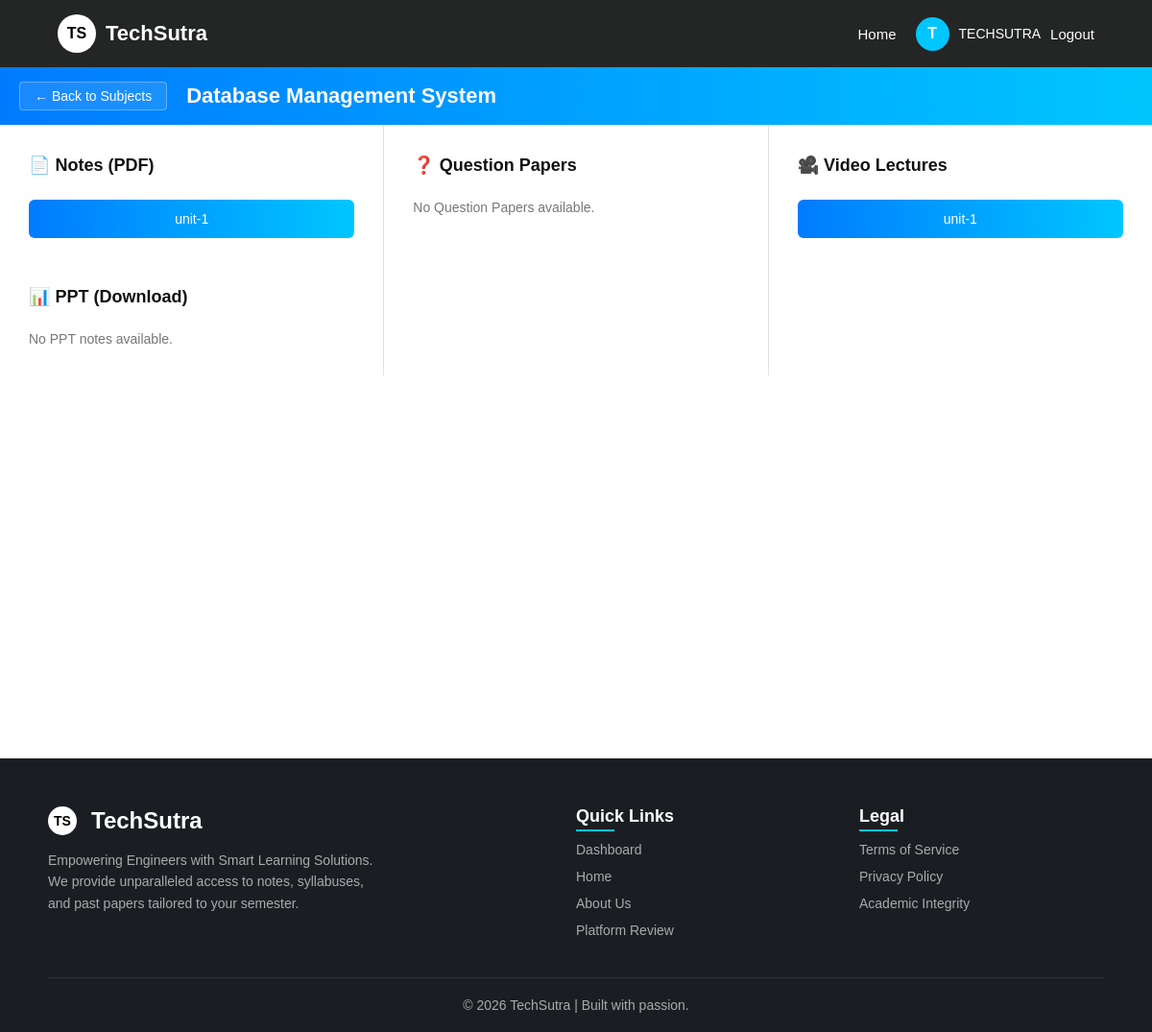
/resources/68/ (signed in), run on an earlier commit of the app's database.
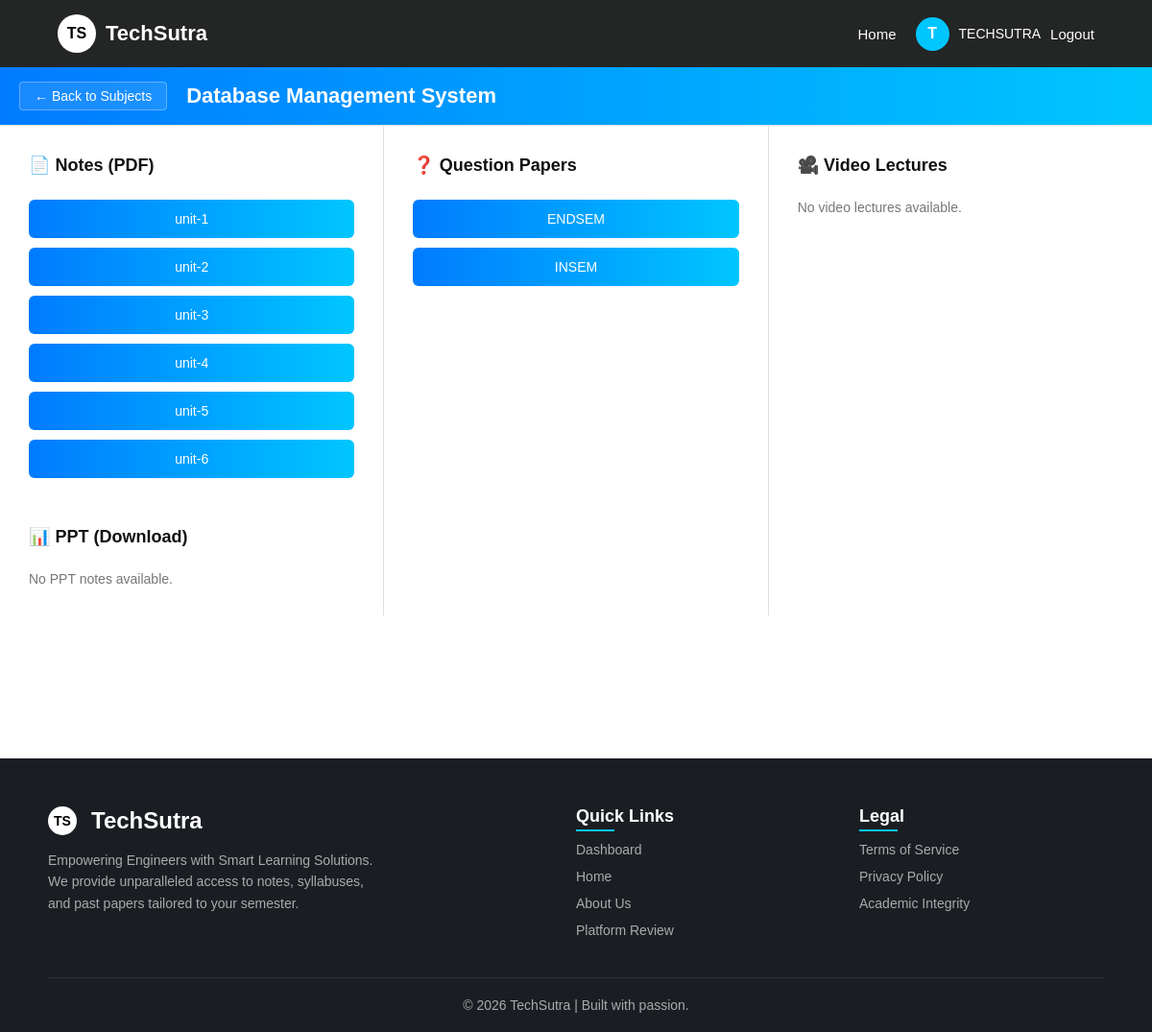
And on a later commit of the database.
### TechSutraapp/models.py (models this page shows, shortened)
class Subject(models.Model):
    semester = models.ForeignKey(Semester, on_delete=models.CASCADE, related_name="subjects")
    name = models.CharField(max_length=100)

class Resource(models.Model):
    subject = models.ForeignKey(Subject, on_delete=models.CASCADE, related_name="resources")
    title = models.CharField(max_length=200)
    file_type = models.CharField(max_length=20, choices=RESOURCE_TYPES, default='notes_pdf')
    file = models.FileField(
        upload_to='resources/',
        validators=[FileExtensionValidator(
            allowed_extensions=['pdf', 'ppt', 'pptx', 'jpg', 'jpeg', 'png', 'mp4', 'webm', 'ogg']
        )],
        blank=True,
        null=True
    )
    video_url = models.URLField(
        blank=True,
        null=True,
        help_text="For video resources only: Link to YouTube, Vimeo, or other video platforms"
    )
    uploaded_by = models.ForeignKey(User, on_delete=models.CASCADE)

### TechSutraapp/views.py (the view)
# urls.py: path('resources/<int:subject_id>/', resources, name='resources'),
@login_required(login_url='login')
def resources(request, subject_id):
    subject = get_object_or_404(Subject, id=subject_id)
    resources = subject.resources.all()
    video_lectures = subject.video_lectures.all()
    context = {
        'subject': subject,
        'notes_pdf': resources.filter(file_type='notes_pdf'),
        'notes_ppt': resources.filter(file_type='notes_ppt'),
        'question_papers': resources.filter(file_type='qp'),
        'videos': resources.filter(file_type='video'),
        'video_lectures': video_lectures,
        'syllabus': resources.filter(file_type='syllabus')
    }
    return render(request, 'TechSutraapp/resources.html', context)

### TechSutraapp/templates/TechSutraapp/resources.html (shortened to what this page needs)
{% load static %}
<!DOCTYPE html>
<html lang="en">
<head>
    <link rel="stylesheet" href="{% static 'TechSutraapp/css/style.css' %}?v=4.2">
</head>
<body>
<nav class="navbar">
    <div class="brand" onclick="goToDashboard()">
        <div class="brand-logo">TS</div>
        <h2 class="brand-name">TechSutra</h2>
    </div>
        <div class="nav-right" id="navArea">
        <a href="{% url 'home' %}" class="nav-link">Home</a>
        {% if request.user.is_authenticated %}
        <div class="user-section">
            <div class="user-logo" onclick="window.location.href='{% url 'dashboard' %}'">{{ request.user.username.0|upper }}</div>
            <span class="username" id="server-username">{{ request.user.username }}</span>                        <a href="{% url 'logout' %}" class="nav-link">Logout</a>
        </div>
        {% else %}
        <a href="{% url 'login' %}" class="login-btn">Login</a>
        {% endif %}
    </div>
</nav>
<div class="study-resources-wrapper">
    <div class="study-header-band">
        <button class="back-btn" onclick="window.location.href='{% url 'dashboard' %}?branch={{ subject.semester.department.name|urlencode }}&semester=Semester {{ subject.semester.number }}'">&#8592; Back to Subjects</button>
        <h2 class="subject-title">{{ subject.name }}</h2>
    </div>
    <div class="study-grid">
        <div class="study-col">
            <div class="resource-group">
                <h3>📄 Notes (PDF)</h3>
                {% for res in notes_pdf %}
                <button class="resource-btn" onclick="openModal('{% if res.file %}{{ res.file.url }}{% else %}#{% endif %}')">{{ res.title }}</button>
                {% empty %}
                <p style="color:#777; font-size:14px;">No PDF notes available.</p>
                {% endfor %}
            </div>
            <div class="resource-group" style="margin-top:20px;">
                <h3>📊 PPT (Download)</h3>
                {% for res in notes_ppt %}
                <button class="resource-btn" onclick="openModal('{% if res.file %}{{ res.file.url }}{% else %}#{% endif %}')">{{ res.title }}</button>
                {% empty %}
                <p style="color:#777; font-size:14px;">No PPT notes available.</p>
                {% endfor %}
            </div>
        </div>
        <div class="study-col">
            <div class="resource-group">
                <h3>❓ Question Papers</h3>
                {% for res in question_papers %}
                <button class="resource-btn" onclick="openModal('{% if res.file %}{{ res.file.url }}{% else %}#{% endif %}')">{{ res.title }}</button>
                {% empty %}
                <p style="color:#777; font-size:14px;">No Question Papers available.</p>
                {% endfor %}
            </div>
        </div>
        <div class="study-col">
            <div class="resource-group">
                <h3>🎥 Video Lectures</h3>
                {% if videos or video_lectures %}
                    {% for res in videos %}
                    <button class="resource-btn" onclick="openVideoModal('{{ res.id }}', '{{ res.title }}', '{% if res.video_url %}{{ res.video_url }}{% else %}{{ res.file.url }}{% endif %}')">{{ res.title }}</button>
                    {% endfor %}
                {% else %}
                <p style="color:#777; font-size:14px;">No video lectures available.</p>
                {% endif %}
            </div>
        </div>
    </div>
</div>
{% include 'TechSutraapp/footer.html' %}
</body>
</html>

### TechSutraapp/templates/TechSutraapp/footer.html (shortened to what this page needs)
<footer class="footer">
    <div class="footer-container">
        <div class="footer-brand">
            <h3><div class="brand-logo" style="width: 30px; height: 30px; font-size: 14px; margin-right: 5px;">TS</div> TechSutra</h3>
            <p>Empowering Engineers with Smart Learning Solutions. We provide unparalleled access to notes, syllabuses, and past papers tailored to your semester.</p>
        </div>
        <div class="footer-col">
            <h4>Quick Links</h4>
            <ul>
                {% if user.is_authenticated %}
                <li><a href="{% url 'dashboard' %}">Dashboard</a></li>
                {% endif %}
                <li><a href="{% url 'home' %}">Home</a></li>
                <li><a href="{% url 'about' %}">About Us</a></li>
                <li><a href="{% url 'reviews' %}">Platform Review</a></li>
            </ul>
        </div>
        <div class="footer-col">
            <h4>Legal</h4>
            <ul>
                <li><a href="#">Terms of Service</a></li>
                <li><a href="#">Privacy Policy</a></li>
                <li><a href="#">Academic Integrity</a></li>
            </ul>
        </div>
    </div>
    <div class="footer-bottom">
        <div class="copyright">
            &copy; 2026 TechSutra | Built with passion.
        </div>
    </div>
</footer>

### static/TechSutraapp/css/style.css (style rules this page uses)
* { margin: 0; padding: 0; box-sizing: border-box; font-family: Arial, Helvetica, sans-serif; }
body { background: #f4f6f9; color: #333; display: flex; flex-direction: column; min-height: 100vh; }
.navbar { display: flex; justify-content: space-between; align-items: center; padding: 15px 60px; background-color: rgba(0, 0, 0, 0.85); color: white; }
.brand { display: flex; align-items: center; cursor: pointer; }
.brand-logo { width: 40px; height: 40px; background: white; color: black; font-weight: bold; border-radius: 50%; display: flex; align-items: center; justify-content: center; margin-right: 10px; }
.brand-name { font-size: 22px; }
.nav-right { display: flex; align-items: center; gap: 20px; }
.nav-link { text-decoration: none; color: white; font-size: 15px; }
.user-section { display: flex; align-items: center; gap: 10px; }
.user-logo { width: 35px; height: 35px; background: #00c6ff; border-radius: 50%; display: flex; align-items: center; justify-content: center; font-weight: bold; cursor: pointer; }
.username { font-size: 14px; }
.footer { background-color: #1a1e23; color: #e0e0e0; padding: 50px 20px 20px 20px; margin-top: auto; font-family: inherit; }
.footer-container { max-width: 1100px; margin: 0 auto; display: grid; grid-template-columns: 2fr 1fr 1fr; gap: 40px; border-bottom: 1px solid #333; padding-bottom: 30px; }
.footer-brand h3 { color: #fff; font-size: 24px; margin-bottom: 15px; display: flex; align-items: center; gap: 10px; }
.footer-brand p { font-size: 14px; line-height: 1.6; color: #aaa; max-width: 350px; }
.footer-col h4 { color: #fff; font-size: 18px; margin-bottom: 15px; position: relative; display: inline-block; }
.footer-col h4::after { content: ""; position: absolute; left: 0; bottom: -5px; width: 40px; height: 2px; background: #00c6ff; }
.footer-col ul { list-style: none; padding: 0; }
.footer-col ul li { margin-bottom: 10px; }
.footer-col ul li a { color: #aaa; text-decoration: none; transition: 0.3s; font-size: 14px; }
.footer-bottom { display: flex; justify-content: center; align-items: center; flex-direction: column; max-width: 1100px; width: 100%; margin: 20px auto 0; font-size: 14px; color: #aaa; text-align: center; }
.copyright { text-align: center; width: 100%; margin: 0 auto; }
.back-btn { background: #f4f6f9; border: 1px solid #ccc; color: #333; padding: 8px 15px; border-radius: 6px; cursor: pointer; transition: 0.3s; font-size: 14px; }
.study-resources-wrapper { width: 100%; min-height: calc(100vh - 80px); background: #ffffff; }
.study-header-band { background: linear-gradient(to right, #007bff, #00c6ff); color: white; display: flex; align-items: center; justify-content: flex-start; gap: 20px; padding: 15px 20px; font-size: 22px; font-weight: bold; }
.study-header-band .back-btn { background: rgba(255,255,255,0.1); border: 1px solid rgba(255,255,255,0.3); color: white; padding: 6px 15px; border-radius: 4px; cursor: pointer; font-size: 14px; transition: 0.3s; }
.study-header-band .subject-title { text-align: left; margin: 0; font-size: 22px; font-weight: bold; }
.study-grid { display: flex; flex-wrap: wrap; width: 100%; margin: 0 auto; border-top: 1px solid #e0e0e0; }
.study-col { flex: 1; min-width: 300px; padding: 30px; border-right: 1px solid #e0e0e0; display: flex; flex-direction: column; gap: 30px; }
.study-col:last-child { border-right: none; }
.resource-group { display: flex; flex-direction: column; gap: 10px; }
.resource-group h3 { font-size: 18px; color: #111; margin-bottom: 15px; display: flex; align-items: center; gap: 10px; font-weight: bold; }
.resource-btn { background: linear-gradient(to right, #007bff, #00c6ff); color: white; padding: 12px 20px; border-radius: 6px; border: none; font-size: 14px; cursor: pointer; text-align: center; transition: 0.3s; font-weight: 500; }

What changed in the data, as far as the page shows it:
removed Resource: title "unit-1", shown under "🎥 Video Lectures"
added Resource: title "unit-2", shown under "📄 Notes (PDF)"
added Resource: title "unit-3", shown under "📄 Notes (PDF)"
added Resource: title "unit-4", shown under "📄 Notes (PDF)"
added Resource: title "unit-5", shown under "📄 Notes (PDF)"
added Resource: title "unit-6", shown under "📄 Notes (PDF)"
added Resource: title "ENDSEM", shown under "❓ Question Papers"
added Resource: title "INSEM", shown under "❓ Question Papers"
Also different on the page:
text no longer shown: "No Question Papers available."
text now shown: "No video lectures available."
